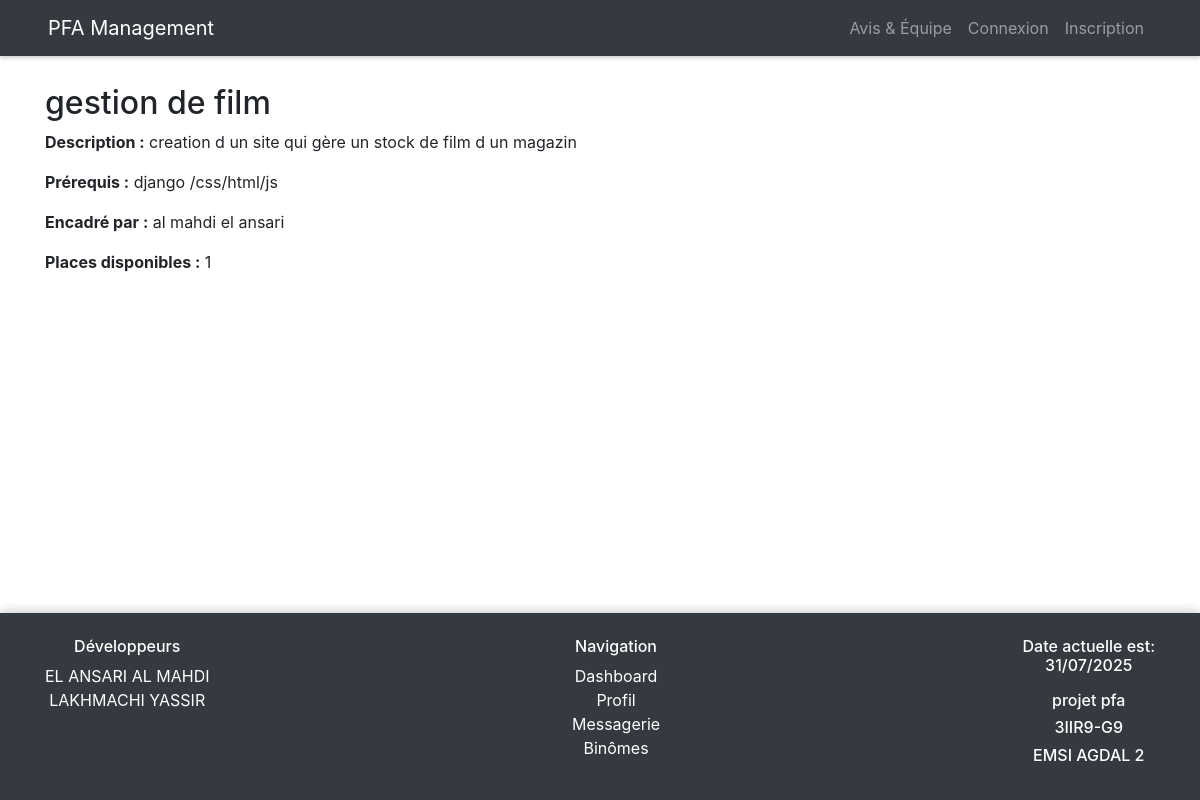
/projects/1/, run on the app's committed database.
### projects/models.py (models this page shows, shortened)
class Project(models.Model):
    STATUS_CHOICES = [
        ('active', 'Actif'),
        ('full', 'Complet'),
        ('closed', 'Fermé'),
    ]
    title = models.CharField(max_length=200)
    description = models.TextField()
    prerequisites = models.TextField(blank=True)
    teacher = models.ForeignKey(settings.AUTH_USER_MODEL, on_delete=models.CASCADE, related_name='projects')
    max_binomes = models.PositiveIntegerField(default=1)
    status = models.CharField(max_length=10, choices=STATUS_CHOICES, default='active')
    created_at = models.DateTimeField(auto_now_add=True)
    updated_at = models.DateTimeField(auto_now=True)
    def available_spots(self):
        return self.max_binomes - self.binomes.filter(status='accepted').count()
    from django.urls import reverse

### accounts/models.py (models this page shows, shortened)
class User(AbstractUser):
    USER_TYPE_CHOICES = [
        ('student', 'Étudiant'),
        ('teacher', 'Professeur'),
        ('admin', 'Administrateur'),
    ]
    user_type = models.CharField(max_length=10, choices=USER_TYPE_CHOICES, default='student')
    phone = models.CharField(max_length=15, blank=True)
    profile_picture = models.ImageField(upload_to='profile_pics/')
    bio = models.TextField(max_length=500, blank=True)

### projects/views.py (the view)
# urls.py: path('<int:pk>/', views.ProjectDetailView.as_view(), name='detail'),
class ProjectDetailView(DetailView):
    model = Project
    template_name = 'projects/detail.html'
    context_object_name = 'project'

### pfa_project/templates/projects/detail.html (shortened to what this page needs)
{% extends 'base.html' %}
{% block content %}
<h2>{{ project.title }}</h2>
<p><strong>Description :</strong> {{ project.description }}</p>
<p><strong>Prérequis :</strong> {{ project.prerequisites }}</p>
<p><strong>Encadré par :</strong> {{ project.teacher.get_full_name }}</p>
<p><strong>Places disponibles :</strong> {{ project.available_spots }}</p>
{% endblock %}

### pfa_project/static/css/style.css (style rules this page uses)
body { padding-top: 60px; background-color: #f8f9fa; }
body { padding-bottom: 100px; }
* { margin: 0; padding: 0; box-sizing: border-box; }
html, body { height: 100%; }
body { display: flex; flex-direction: column; font-family: Arial, sans-serif; }

### data on the page
Project: title "gestion de film", description "creation d un site qui gère un stock de film d un magazin", prerequisites "django /css/html/js", teacher.get_full_name "al mahdi el ansari", available_spots "1"
